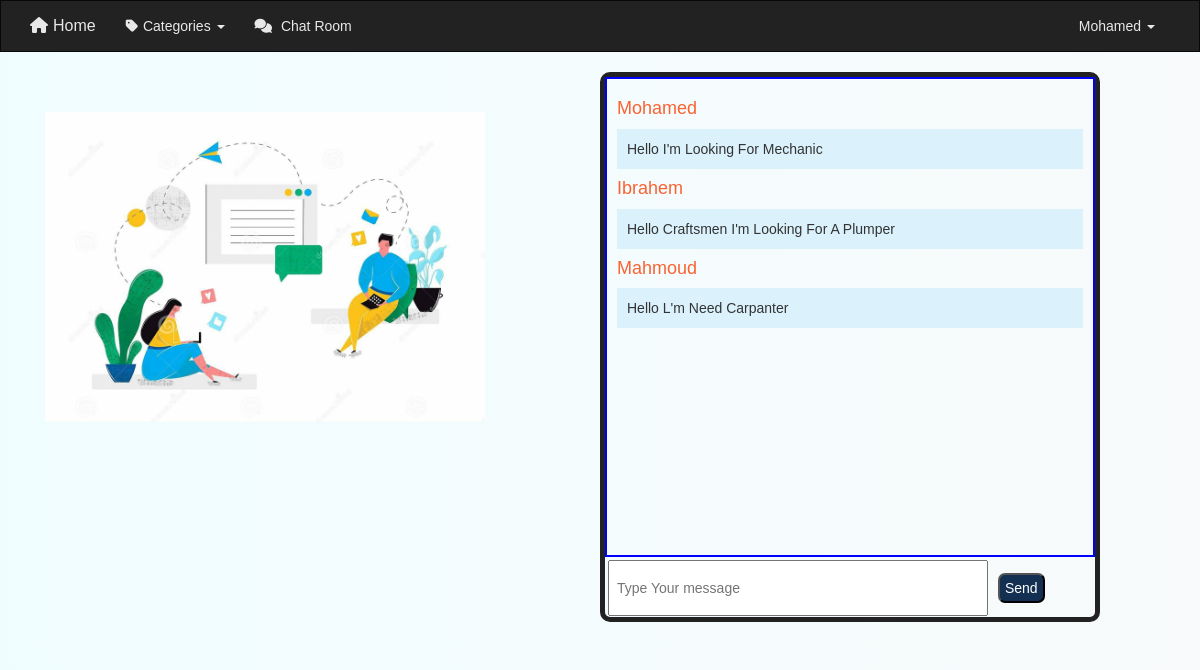
Page /chat.php (signed in) on the committed database.
### tables this page shows
CREATE TABLE `chatroom` (
  `message_id` int(11) NOT NULL,
  `message_content` varchar(255) NOT NULL,
  `user_name` varchar(255) NOT NULL
);

### chat.php (the view, shortened to what this page needs)
<?php
if(isset($_SESSION['useremail'])){
	include("init.php");
?>
	<div class="container">
		<div class="col-md-6 logocaht">
			<img src="layout/img/room.png">
		</div>
		<div class="col-md-6 chat">
			<div class="message">
			<?php
				$stmt = $db->prepare("SELECT * FROM `chatroom`");
				$stmt->execute();
				$rows = $stmt->fetchAll();
				if(!empty($rows)){
					foreach($rows as $row){
						 echo "<h4>".$row['user_name']."</h4>";
						 echo "<p>".$row['message_content']."</p>";
					}
				}else{
					echo "<div class='alert alert-info'>Type message to contact</div> ";
				}
			?>
			</div>
			<form class="start_chat" method="POST" action="<?php  echo $_SERVER["PHP_SELF"];?>">
				<input type="message" name="message" class="messageval" placeholder="Type Your message" autocomplete="off">
				<input type="submit" name="submit" calss="messagesend" value="Send">
			</form>
		</div>
	</div>
<?php
}else{
	header("location:index.php");
	exit();
}
include($tpl."footer.php");

### layout/css/style.css (style rules this page uses)
* { margin: 0; padding: 0; list-style: none; font-family: 'Ubuntu', sans-serif; box-sizing: border-box; text-decoration: none; }
body { background: -webkit-linear-gradient(left, #f0fdff, #f8fafb); text-transform: capitalize; overflow-x: hidden; }
.logocaht { margin-top: 60px; }
.logocaht img { max-width: 440px; }
.chat { max-width: 500px; height: 550px; border: 5px solid #222222; margin: 20px auto; border-radius: 10px; padding: 0px; }
.message { max-width: 100%; height: 480px; border:2px solid blue; overflow: auto; padding: 10px }
.chat .message h4 { color:#f96332; }
.chat .message p { background-color: #dbf2fd; padding: 10px; margin-bottom: 3px; }
.start_chat input:first-of-type { width: 380px; height: 56px; margin: 3px; padding: 7px; }
.start_chat input:last-of-type { border-radius: 7px; padding: 5px; margin: 3px; background-color: #133052; color: #fff; }

### rows in the picture
chatroom: user_name "Mohamed", message_content "Hello I'm Looking For Mechanic"
chatroom: user_name "Ibrahem", message_content "Hello Craftsmen I'm Looking For A Plumper"
chatroom: user_name "Mahmoud", message_content "Hello L'm Need Carpanter"

### other values in the picture
$_SESSION['name'] "Mohamed"
